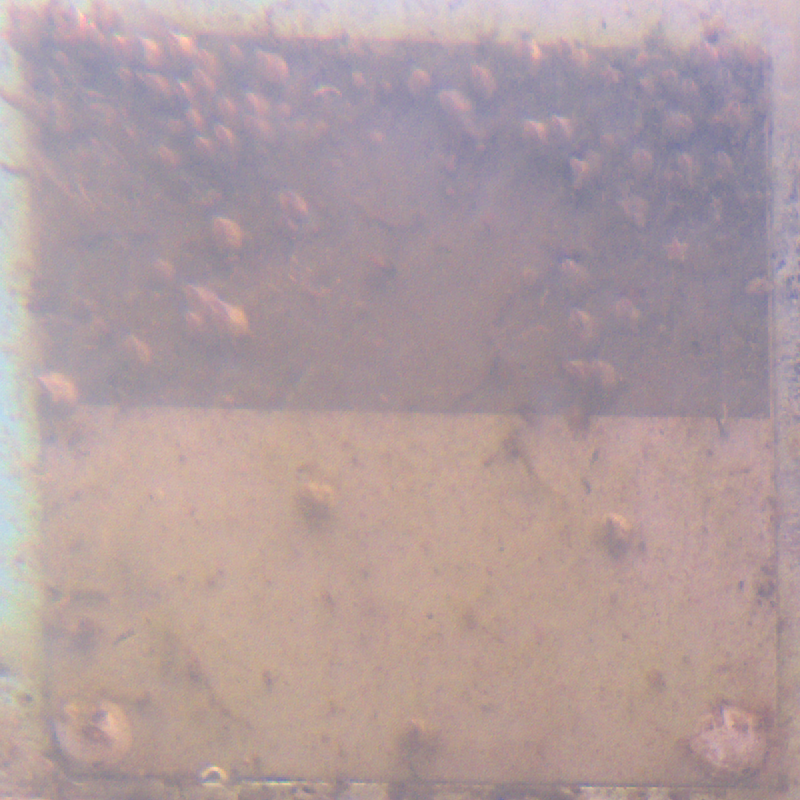
#> input picture timelaspe_experiment/A_0.png, 800 x 800 px
$ python get_all_crop_coordinates.py ../../timelaspe_experiment/A_0.png 5 5 5 5
#> lines starting #> are read from the running program, lines starting #| are printed output that depends on the picture; after the words box and inside, x2 and y2 are one past the last pixel; in counts of white or black regions, pixels touching at a corner belong together
import sys
import cv2
import os


def get_screen_size(default=(1920, 1080)):
    """Best-effort screen size lookup; falls back to `default` if unavailable."""
    try:
        import tkinter as tk
        root = tk.Tk()
        root.withdraw()
        size = (root.winfo_screenwidth(), root.winfo_screenheight())
        root.destroy()
        return size
    except Exception:
        return default


# [33 lines left out: functions prompt_sample_name, prompt_continue, save_coordinates, not called in this run]


def main():
    if len(sys.argv) not in (4, 6):
        print("Usage: python get_all_crop_coordinates.py <image_path> <box_width> <box_height> [roi_width roi_height]")
        sys.exit(1)

    # Parse command-line arguments
    img_path = sys.argv[1]
    box_w = int(sys.argv[2])
    box_h = int(sys.argv[3])

    if len(sys.argv) == 6:
        roi_w = int(sys.argv[4])
        roi_h = int(sys.argv[5])
        if roi_w <= 0 or roi_h <= 0:
            print("ROI width and height must be positive integers.")
            sys.exit(1)
    else:
        roi_w = box_w
        roi_h = box_h

    img = cv2.imread(img_path)
#> img is the input picture: shape (800, 800, 3); mean B, G, R 159.3, 157.3, 176.6
    if img is None:
        print(f"Could not load image: {img_path}")
        sys.exit(1)

    # Scale to screen size
    h, w = img.shape[:2]
#> h = 800; w = 800
    screen_w, screen_h = get_screen_size()
    margin = 0.9
    scale = min(1.0, (screen_w * margin) / w, (screen_h * margin) / h)
#> scale = 1
    disp_w, disp_h = int(w * scale), int(h * scale)
#> disp_w = 800; disp_h = 800
    disp_img = cv2.resize(img, (disp_w, disp_h), interpolation=cv2.INTER_AREA) if scale != 1.0 else img

    window = "Crop Selector (click to print top-left coord, q/Esc to quit)"
    cv2.namedWindow(window)

    state = {"x": w // 2, "y": h // 2}  # always stored in full-res coordinates
#> state = {'x': 400, 'y': 400}

    def clamp_top_left(cx, cy):
        # Box is centered on the cursor; clamp so it stays inside the image.
#> called with cx = 400, cy = 400
        x0 = max(0, min(cx - box_w // 2, w - box_w))
#> x0 = 398
        y0 = max(0, min(cy - box_h // 2, h - box_h))
#> y0 = 398
        return x0, y0

    # [31 lines left out: function on_mouse, not called in this run]

    cv2.setMouseCallback(window, on_mouse)

    while True:
        frame = disp_img.copy()
        x0, y0 = clamp_top_left(state["x"], state["y"])
#> x0 = 398; y0 = 398
        dx0, dy0 = int(x0 * scale), int(y0 * scale)
#> dx0 = 398; dy0 = 398
        dbw, dbh = max(1, int(box_w * scale)), max(1, int(box_h * scale))
#> dbw = 5; dbh = 5
        cv2.rectangle(frame, (dx0, dy0), (dx0 + dbw, dy0 + dbh), (0, 255, 0), 2)
#> frame: shape (800, 800, 3); 0.01% of pixels changed, all inside (x1, y1, x2, y2) = (397, 397, 405, 405)

        if roi_w is not None:
            roi_x = x0 + (box_w - roi_w) // 2
            roi_y = y0 + (box_h - roi_h) // 2
            droi_x = int(roi_x * scale)
            droi_y = int(roi_y * scale)
            droi_w = max(1, int(roi_w * scale))
            droi_h = max(1, int(roi_h * scale))
            cv2.rectangle(frame, (droi_x, droi_y), (droi_x + droi_w, droi_y + droi_h), (0, 128, 255), 1)
#> frame: shape (800, 800, 3); mean B, G, R 159.2, 157.3, 176.6

        label = f"top-left: ({x0}, {y0})  size: {box_w}x{box_h}  (view scale {scale:.2f})"
        if roi_w is not None:
            label += f"  ROI: {roi_w}x{roi_h}"
        cv2.putText(frame, label, (10, 25), cv2.FONT_HERSHEY_SIMPLEX, 0.4, (0, 255, 0), 2, cv2.LINE_AA)
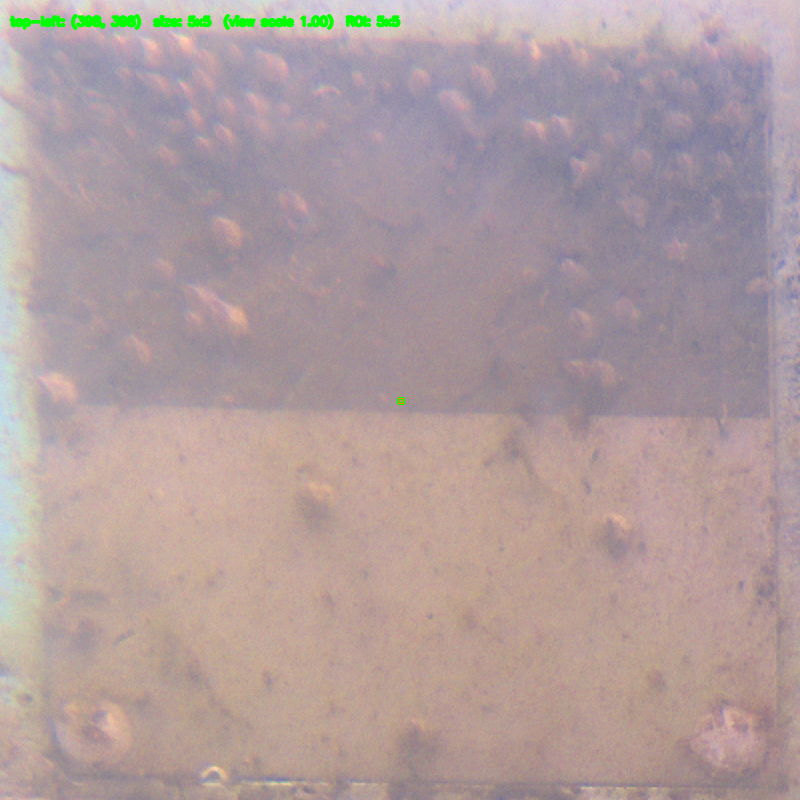
#> frame: shape (800, 800, 3); mean B, G, R 158.4, 157.6, 175.6
        cv2.imshow(window, frame)

        key = cv2.waitKey(20) & 0xFF
#> (key q is pressed here)
        if key in (ord('q'), 27):  # q or Esc
            break
        if cv2.getWindowProperty(window, cv2.WND_PROP_VISIBLE) < 1:
            break

    cv2.destroyAllWindows()


if __name__ == "__main__":
    main()

$ run again, on timelaspe_experiment/A_3.png
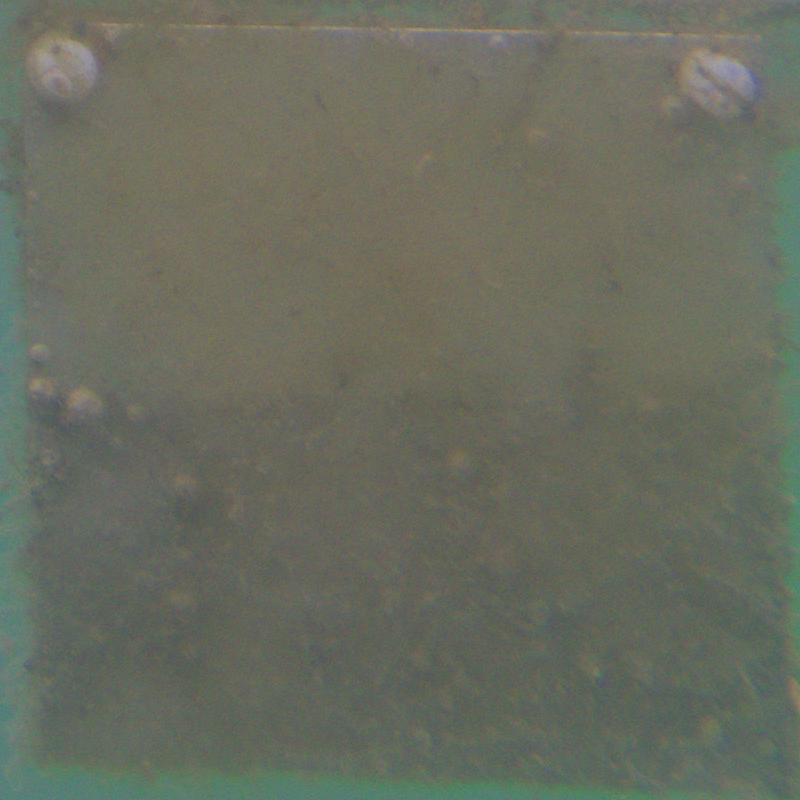
#> input picture timelaspe_experiment/A_3.png, 800 x 800 px
#> in main, img is the input picture: shape (800, 800, 3); mean B, G, R 95.4, 108.6, 105
#> in main, `cv2.putText(frame, label, (10, 25), cv2.FONT_HERSHEY_SIMPLEX, 0.4, (0,..`:
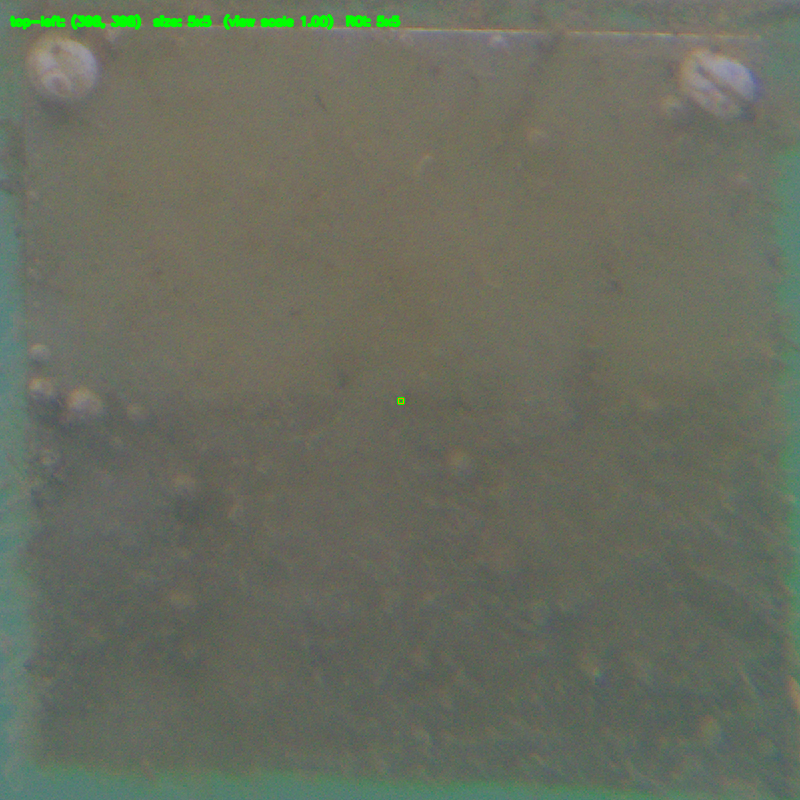
#> frame: shape (800, 800, 3); mean B, G, R 95, 109.2, 104.5

$ run again, on timelaspe_experiment/B_0.png
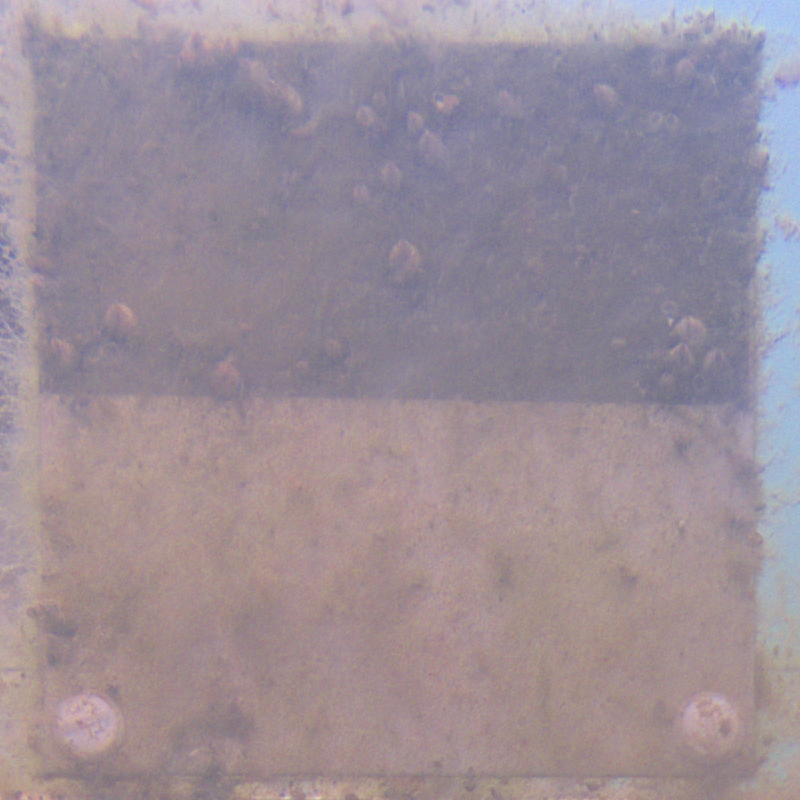
#> input picture timelaspe_experiment/B_0.png, 800 x 800 px
#> in main, img is the input picture: shape (800, 800, 3); mean B, G, R 152.6, 142.9, 155.9
#> in main, `cv2.putText(frame, label, (10, 25), cv2.FONT_HERSHEY_SIMPLEX, 0.4, (0,..`:
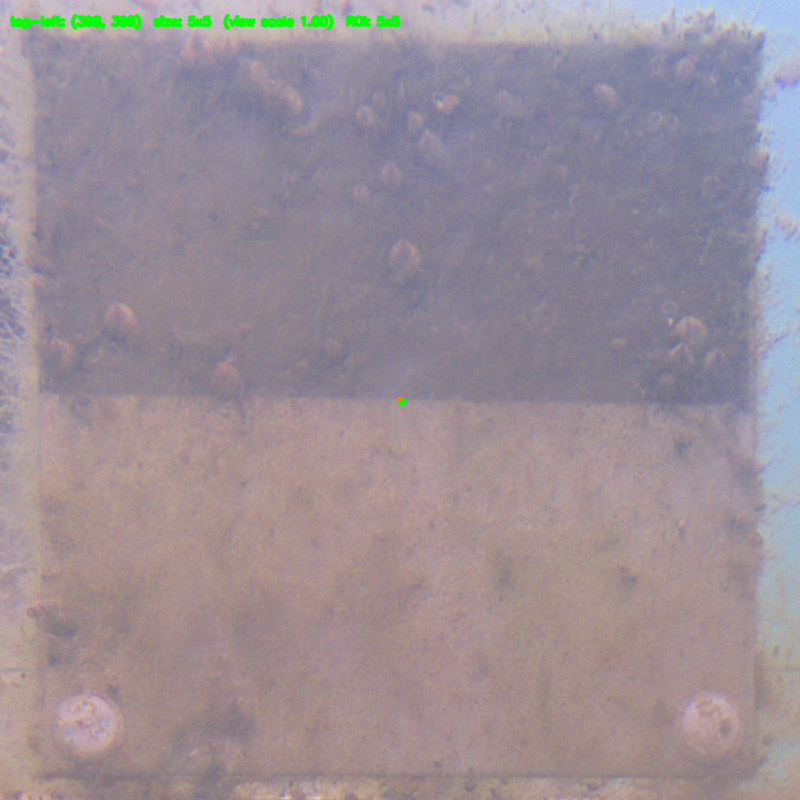
#> frame: shape (800, 800, 3); mean B, G, R 151.7, 143.2, 155.1

$ run again, on timelaspe_experiment/B_1.png
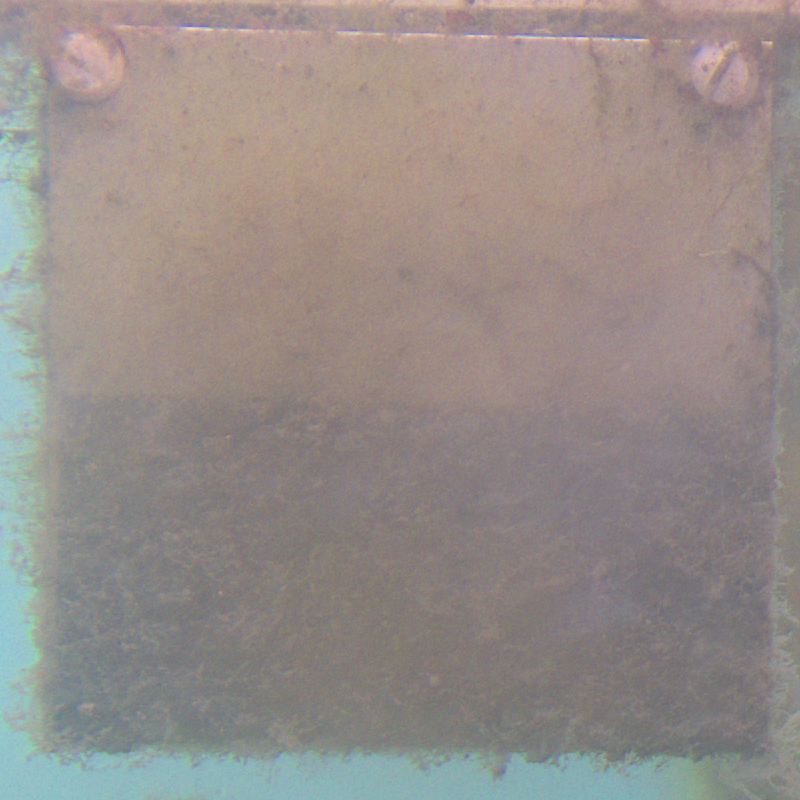
#> input picture timelaspe_experiment/B_1.png, 800 x 800 px
#> in main, img is the input picture: shape (800, 800, 3); mean B, G, R 137.8, 141.4, 149.8
#> in main, `cv2.putText(frame, label, (10, 25), cv2.FONT_HERSHEY_SIMPLEX, 0.4, (0,..`:
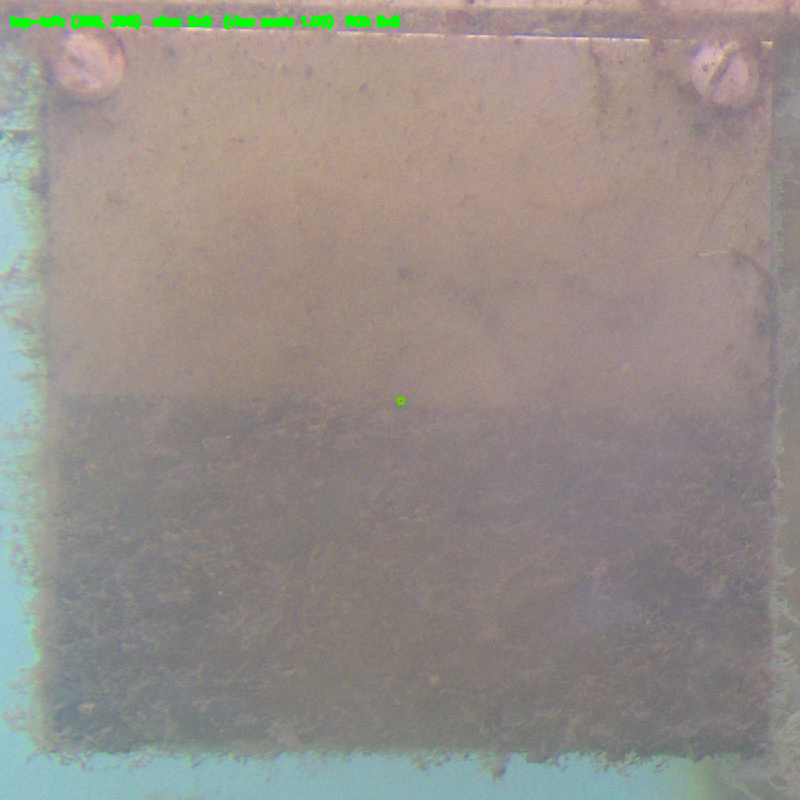
#> frame: shape (800, 800, 3); mean B, G, R 137.1, 141.9, 149
